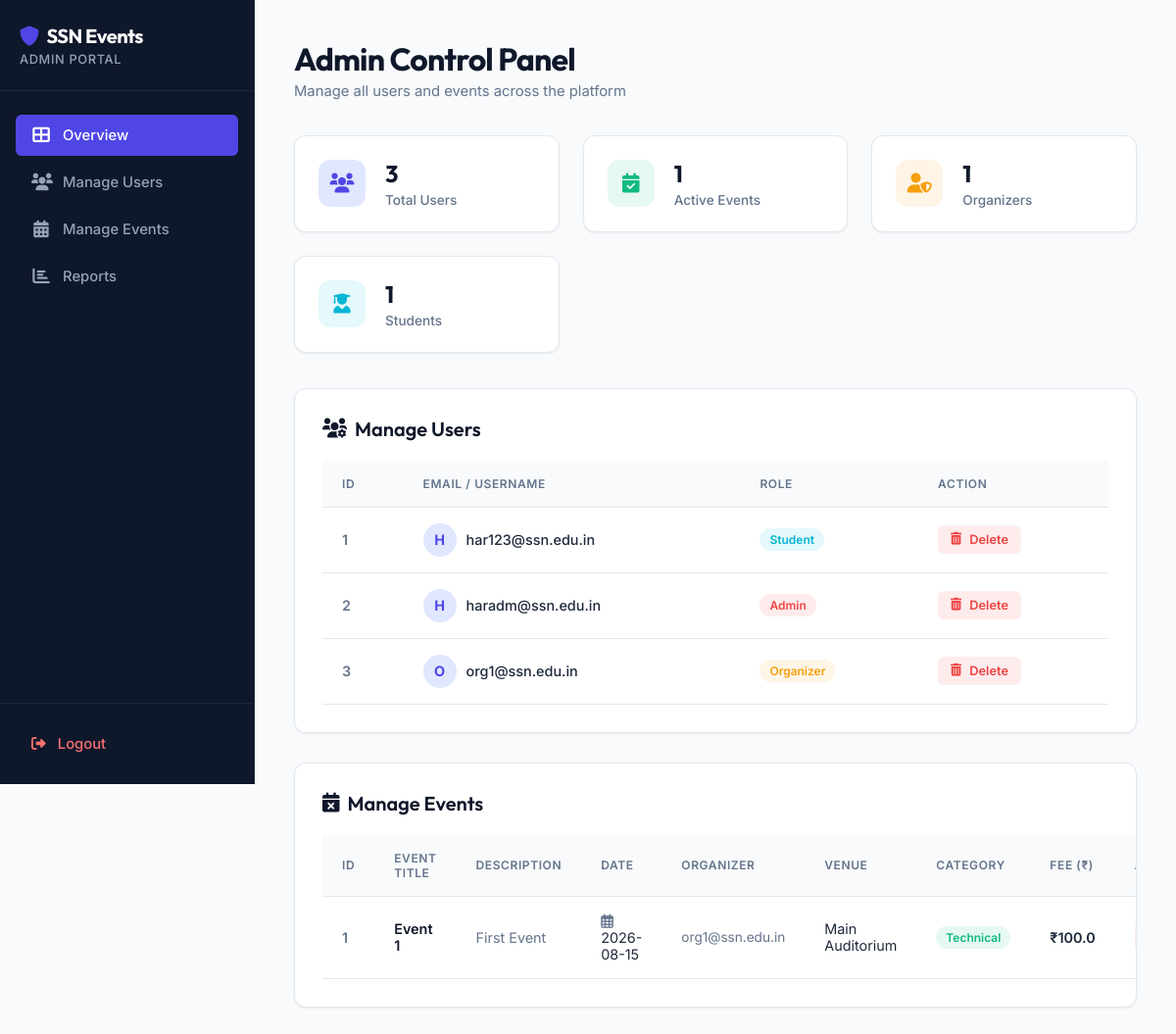
/admin (signed in), run on the app's committed database.
### tables this page shows
CREATE TABLE users (
            id INTEGER PRIMARY KEY AUTOINCREMENT,
            username TEXT UNIQUE NOT NULL,
            password TEXT NOT NULL,
            role TEXT NOT NULL
        );

CREATE TABLE events (
            id INTEGER PRIMARY KEY AUTOINCREMENT,
            title TEXT NOT NULL,
            description TEXT NOT NULL,
            date TEXT NOT NULL,
            organizer TEXT NOT NULL,
            venue TEXT NOT NULL,
            category TEXT NOT NULL,
            registration_fee REAL NOT NULL
        );

### app.py (the view)
@app.route("/admin")
def admin_panel():
    if "user" not in session or session["role"] != "admin":
        return redirect(url_for("login"))
    conn = sqlite3.connect(DATABASE_PATH)
    cursor = conn.cursor()
    cursor.execute("SELECT id, username, role FROM users")
    users = cursor.fetchall()
    cursor.execute("SELECT * FROM events")
    events = cursor.fetchall()
    conn.close()
    return render_template("admin_panel.html", users=users, events=events)

### templates/admin_panel.html (shortened to what this page needs)
<!DOCTYPE html>
<html lang="en">
<head>
    <link rel="stylesheet" href="https://cdnjs.cloudflare.com/ajax/libs/font-awesome/6.0.0/css/all.min.css">
    <link rel="stylesheet" href="{{ url_for('static', filename='css/dashboard_layout.css') }}">
</head>
<body>
    <aside class="sidebar">
        <div class="sidebar-header">
            <h3><i class="fas fa-shield-alt"></i> <span>SSN Events</span></h3>
            <p>Admin Portal</p>
        </div>
        <nav class="sidebar-menu">
            <a href="{{ url_for('admin_panel') }}" class="menu-item active">
                <i class="fas fa-th-large"></i>
                <span>Overview</span>
            </a>
            <a href="#users-section" class="menu-item">
                <i class="fas fa-users"></i>
                <span>Manage Users</span>
            </a>
            <a href="#events-section" class="menu-item">
                <i class="fas fa-calendar-alt"></i>
                <span>Manage Events</span>
            </a>
            <a href="#" class="menu-item">
                <i class="fas fa-chart-bar"></i>
                <span>Reports</span>
            </a>
        </nav>
        <div class="sidebar-footer">
            <a href="{{ url_for('logout') }}" class="logout-btn">
                <i class="fas fa-sign-out-alt"></i>
                <span>Logout</span>
            </a>
        </div>
    </aside>
    <main class="main-content">
        <div class="dashboard-header">
            <div class="page-title">
                <h1>Admin Control Panel</h1>
                <p>Manage all users and events across the platform</p>
            </div>
        </div>
        <div class="stats-grid">
            <div class="stat-card">
                <div class="stat-icon primary">
                    <i class="fas fa-users"></i>
                </div>
                <div class="stat-info">
                    <span class="stat-value">{{ users|length }}</span>
                    <span class="stat-label">Total Users</span>
                </div>
            </div>
            <div class="stat-card">
                <div class="stat-icon success">
                    <i class="fas fa-calendar-check"></i>
                </div>
                <div class="stat-info">
                    <span class="stat-value">{{ events|length }}</span>
                    <span class="stat-label">Active Events</span>
                </div>
            </div>
            <div class="stat-card">
                <div class="stat-icon warning">
                    <i class="fas fa-user-shield"></i>
                </div>
                <div class="stat-info">
                    <span class="stat-value">{{ users|selectattr(2, 'equalto', 'organizer')|list|length }}</span>
                    <span class="stat-label">Organizers</span>
                </div>
            </div>
            <div class="stat-card">
                <div class="stat-icon info">
                    <i class="fas fa-user-graduate"></i>
                </div>
                <div class="stat-info">
                    <span class="stat-value">{{ users|selectattr(2, 'equalto', 'student')|list|length }}</span>
                    <span class="stat-label">Students</span>
                </div>
            </div>
        </div>
        <div class="card" id="users-section">
            <h3><i class="fas fa-users-cog"></i> Manage Users</h3>
            {% if users %}
                <div class="table-wrapper">
                    <table class="events-table">
                        <thead>
                            <tr>
                                <th>ID</th>
                                <th>Email / Username</th>
                                <th>Role</th>
                                <th>Action</th>
                            </tr>
                        </thead>
                        <tbody>
                            {% for user in users %}
                                <tr>
                                    <td style="color: var(--text-muted); font-weight: 600;">{{ user[0] }}</td>
                                    <td>
                                        <div style="display: flex; align-items: center; gap: 10px;">
                                            <div style="width: 34px; height: 34px; border-radius: 50%; background: var(--primary-light); color: var(--primary); display: flex; align-items: center; justify-content: center; font-weight: 700; font-size: 0.9rem;">
                                                {{ user[1][0].upper() }}
                                            </div>
                                            <span style="font-weight: 500;">{{ user[1] }}</span>
                                        </div>
                                    </td>
                                    <td>
                                        <span class="status-badge {{ user[2] }}">
                                            {{ user[2].capitalize() }}
                                        </span>
                                    </td>
                                    <td>
                                        <a href="{{ url_for('delete_user', user_id=user[0]) }}" class="btn btn-danger btn-sm"
                                           onclick="return confirm('Are you sure you want to delete this user?')">
                                            <i class="fas fa-trash-alt"></i> Delete
                                        </a>
                                    </td>
                                </tr>
                            {% endfor %}
                        </tbody>
                    </table>
                </div>
            {% else %}
                <div class="empty-state">
                    <i class="fas fa-user-slash"></i>
                    <h3>No Users Found</h3>
                    <p>No registered users yet.</p>
                </div>
            {% endif %}
        </div>
        <div class="card" id="events-section">
            <h3><i class="fas fa-calendar-times"></i> Manage Events</h3>
            {% if events %}
                <div class="table-wrapper">
                    <table class="events-table">
                        <thead>
                            <tr>
                                <th>ID</th>
                                <th>Event Title</th>
                                <th>Description</th>
                                <th>Date</th>
                                <th>Organizer</th>
                                <th>Venue</th>
                                <th>Category</th>
                                <th>Fee (₹)</th>
                                <th>Action</th>
                            </tr>
                        </thead>
                        <tbody>
                            {% for event in events %}
                                <tr>
                                    <td style="color: var(--text-muted); font-weight: 600;">{{ event[0] }}</td>
                                    <td style="font-weight: 600; color: var(--secondary);">{{ event[1] }}</td>
                                    <td style="max-width: 200px; white-space: nowrap; overflow: hidden; text-overflow: ellipsis; color: var(--text-muted);" title="{{ event[2] }}">
                                        {{ event[2] }}
                                    </td>
                                    <td>
                                        <i class="far fa-calendar-alt" style="margin-right:6px; color: var(--text-muted);"></i>{{ event[3] }}
                                    </td>
                                    <td style="font-size: 0.85rem; color: var(--text-muted);">{{ event[4] }}</td>
                                    <td>{{ event[5] }}</td>
                                    <td>
                                        <span class="status-badge active">{{ event[6] }}</span>
                                    </td>
                                    <td style="font-weight: 600;">₹{{ event[7] }}</td>
                                    <td>
                                    </td>
                                </tr>
                            {% endfor %}
                        </tbody>
                    </table>
                </div>
            {% else %}
                <div class="empty-state">
                    <i class="fas fa-calendar-times"></i>
                    <h3>No Events Found</h3>
                    <p>There are no active events on the platform.</p>
                </div>
            {% endif %}
        </div>
    </main>
</body>
</html>

### data on the page
users: id "1", username "H", username "har123@ssn.edu.in", role "Student"
users: id "2", username "H", username "haradm@ssn.edu.in", role "Admin"
users: id "3", username "O", username "org1@ssn.edu.in", role "Organizer"
events: id "1", title "Event 1", description "First Event", date "2026-08-15", organizer "org1@ssn.edu.in", venue "Main Auditorium", category "Technical", registration_fee "100.0"

### other printed values
{{ users|length }} "3"
{{ events|length }} "1"
{{ users|selectattr(2, 'equalto', 'organizer')|list|length }} "1"
{{ users|selectattr(2, 'equalto', 'student')|list|length }} "1"
